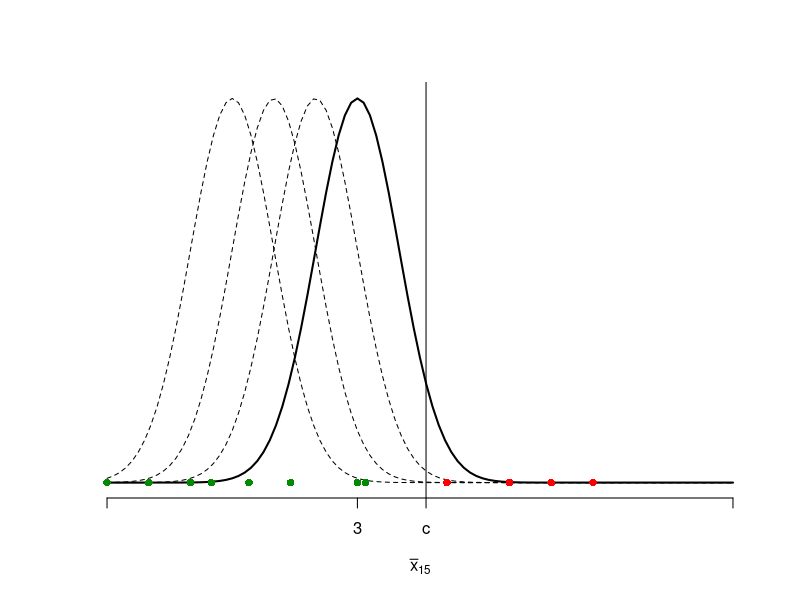
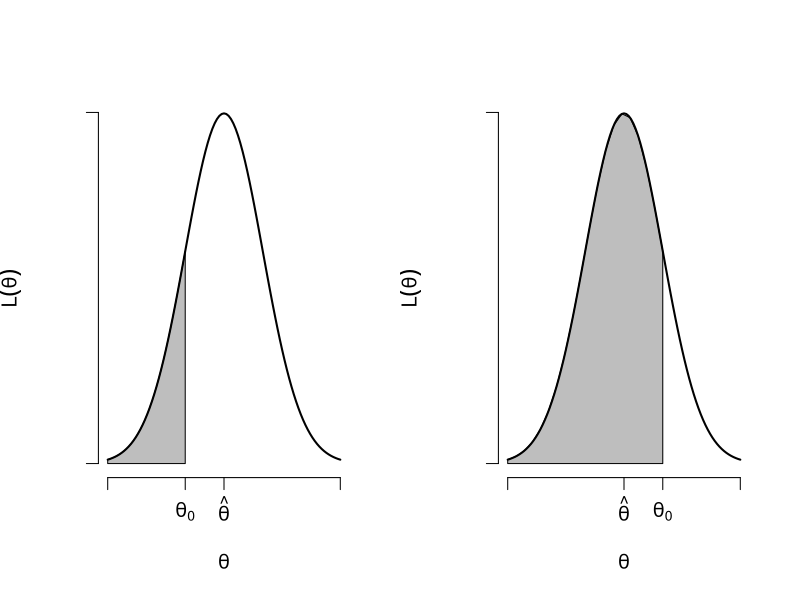

Recreate these plots in R, in order.
## ---- chunk 1
plot.new()
plot.window( xlim=c(-3,12), ylim=c(0,.4) )
curve( dnorm(x,3,1), add =T, lwd = 2)
curve( dnorm(x,2,1), add =T, lty = 2)
curve( dnorm(x,1,1), add =T, lty = 2)
curve( dnorm(x,0,1), add =T, lty = 2)
axis(1,at=c(-3,3,qnorm(.95,3,1),12), labels=c('',3,'c',''))
title( xlab= expression(bar(x)[15]))
points(-3,0, pch=16, col = 'green4')
points(-2,0, pch=16, col = 'green4')
points(-.5,0, pch=16, col = 'green4')
points(-1,0, pch=16, col = 'green4')
points(.4,0, pch=16, col = 'green4')
points(1.4,0, pch=16, col = 'green4')
points(3,0, pch=16, col = 'green4')
points(3.2,0, pch=16, col = 'green4')
abline(v=qnorm(.95,3,1))
#points(qnorm(.95,3,1),0, pch=16, col = 'red')
points(qnorm(.95,3,1)+.5,0, pch=16, col = 'red')
points(qnorm(.95,3,1)+2,0, pch=16, col = 'red')
points(qnorm(.95,3,1)+3,0, pch=16, col = 'red')
points(qnorm(.95,3,1)+4,0, pch=16, col = 'red')


## ---- chunk 2
c = qpois(.95,12000)/100
c
## ---- chunk 3
oo <- par( mfrow = c(1,2), cex = 1.2)
plot.new()
plot.window( xlim = c(-3,3), ylim=c(0,.4))
polygon( c(seq(-3,-1,length =20 ),seq(-1,-3,length=20)),
          c(dnorm(seq(-3,-1,length =20 )), rep(0,20)), col='gray')                            
curve(dnorm(x), add= T, lwd = 2)
axis(1, at=c(-3,-1,0,3), 
labels=c('',expression(theta[0]),expression(hat(theta)),''))
axis(2, at=c(0,.4),labels = c('',''))
title( xlab= expression(theta), ylab=expression(L(theta)))

plot.new()
plot.window( xlim = c(-3,3), ylim=c(0,.4))
polygon( c(seq(-3,1,length =20 ),seq(1,-3,length=20)),
          c(dnorm(seq(-3,1,length =20 )), rep(0,20)), col='gray')                            
curve(dnorm(x), add= T, lwd = 2)
axis(1, at=c(-3,1,0,3), 
labels=c('',expression(theta[0]),expression(hat(theta)),''))
axis(2, at=c(0,.4),labels = c('',''))
title( xlab= expression(theta), ylab=expression(L(theta)))

par(oo)
